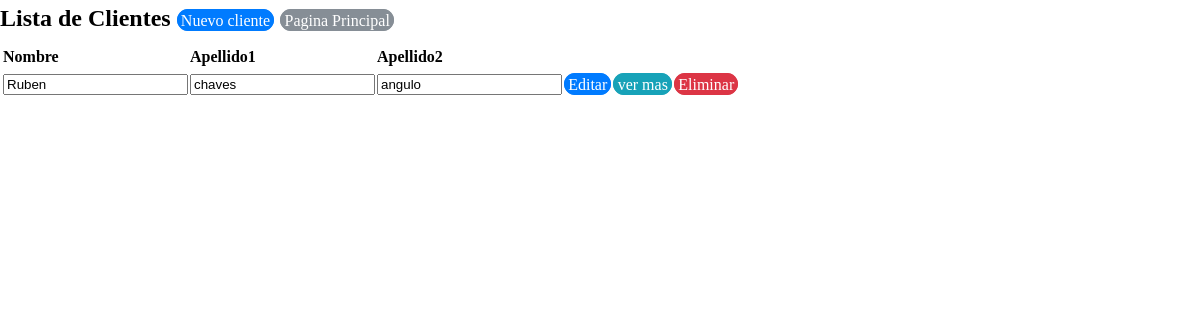
The page /view/registrocliente/RegistroCliente.php on the database as committed earlier.
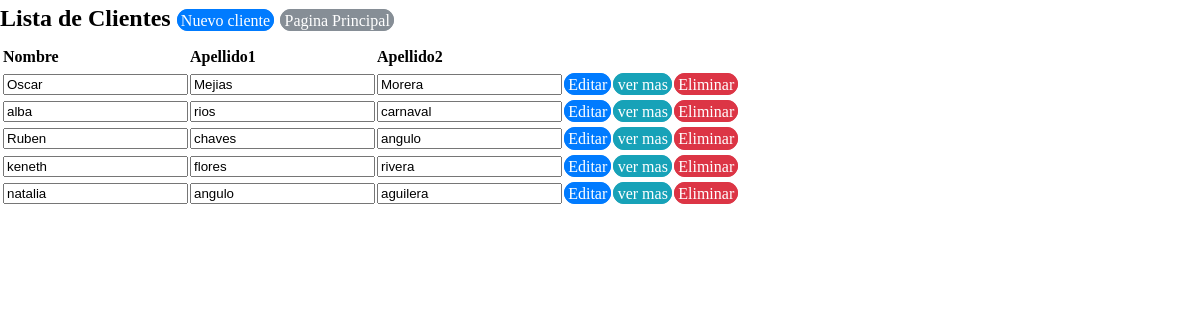
The same page on the database as committed later.
### tables this page shows
CREATE TABLE `tbclientes` (
  `clienteid` int(20) NOT NULL,
  `personaid` varchar(20) NOT NULL,
  `clientedireccionexacta` varchar(200) NOT NULL,
  `clientedescuento` double NOT NULL,
  `clienteacumulado` int(11) NOT NULL,
  `clienteestado` tinyint(1) NOT NULL
);

CREATE TABLE `tbpersonas` (
  `personaid` int(20) NOT NULL,
  `personanombre` varchar(20) NOT NULL,
  `personaapellido1` varchar(20) NOT NULL,
  `personaapellido2` varchar(20) NOT NULL,
  `personatelefono` int(11) NOT NULL,
  `personacorreo` varchar(50) NOT NULL,
  `zonaid` varchar(20) NOT NULL,
  `personaestado` tinyint(1) NOT NULL
);

### business/clientebusiness/clienteBusiness.php (called while the page is built, shortened)
<?php
class clienteBusiness {
   private $DataCliente;
    public function clienteBusiness() {
        require_once '../../data/datacliente/DataCliente.php';
        $this->DataCliente= new DataCliente();
    }
    public function mostrarClientes() {
        return $this->DataCliente->mostrarClientes();
    }
}
?>

### data/datacliente/DataCliente.php (called while the page is built, shortened)
<?php
class DataCliente {
        private $conexion;
    function DataCliente() {
        include_once '../../data/dbconexion/Conexion.php';
        $this->conexion = new Conexion();
    }
    public function mostrarClientes() {
        if ($this->conexion->crearConexion()->set_charset('utf8')) {
            $array = array();
            $mostrarclientes = $this->conexion->crearConexion()->query("SELECT *
                FROM tbclientes e
                INNER JOIN tbpersonas p ON e.personaid= p.personaid
                INNER JOIN tbzonas z ON p.zonaid= z.zonaid
                WHERE e.personaid=p.personaid AND e.clienteestado=1;");
            $this->conexion->cerrarConexion();
            while ($resultado = $mostrarclientes->fetch_assoc()) {
                array_push($array, $resultado);
            }
            return $array;
        }
    }
}
?>

### data/dbconexion/Conexion.php (called while the page is built, shortened)
<?php
class Conexion {
    private $server;
    private $user;
    private $password;
    private $dbname;
    function Conexion(){
        $this->server = "localhost";
        $this->user = "root";
        $this->password = "";
        $this->dbname = "bdexpressdjb";
    }
    function crearConexion(){
        $this->conexion  = mysqli_connect($this->server,$this->user,$this->password,$this->dbname);
        return $this->conexion;
    }
}

### view/registrocliente/RegistroCliente.php (the view, shortened to what this page needs)
<!DOCTYPE html>
<head>
    <link rel="stylesheet" href="../../css/estilo.css">
    <?php
    include '../../business/clientebusiness/clienteBusiness.php';
    ?>
</head>
<body>
    <?php
    $clienteBusiness = new clienteBusiness();
    $allBusiness = $clienteBusiness->mostrarClientes();
    ?>
    <h2>
        Lista de Clientes
        <a href="?action=registrar" class="btn btn-primary"> Nuevo cliente</a>
        <a href="../ventanaprincipalview/VentanaPrincipalView.php" class="btn btn-secondary">Pagina Principal</a>
    </h2>
    <form  action="RegistroCliente.php" method="Post">
        <table>
            <thead>
                <tr><th></th>
                    <th>Nombre</th>
                    <th >Apellido1</th>
                    <th >Apellido2</th>
                </tr>
            </thead>
            <?php foreach ($allBusiness as $current): ?>
                <tr>
                    <th><input type="hidden" name="clienteid" class="clienteid" value="<?php echo $current['clienteid']; ?>"/> </th>
                    <th><input type="text" name="personanombre" class="personanombre" value="<?php echo $current['personanombre']; ?>"/> </th>
                    <th><input type="text" name="personaapellido1" class="personaapellido1" value="<?php echo $current['personaapellido1']; ?>"/> </th>
                    <th><input type="text" name="personaapellido2" class="personaapellido2" value="<?php echo $current['personaapellido2']; ?>"/> </th>
                    <td><a href="?action=editar&id=<?php echo $current['clienteid']; ?> " class="btn btn-primary">Editar</a></td>
                    <td><a href="?action=ver&id=<?php echo $current['clienteid']; ?> "class="btn btn-info">ver mas</a></td>
                    <td><a href="?action=eliminar&id=<?php echo $current['clienteid']; ?> "class="btn btn-danger">Eliminar</a></td>
                </tr>
            <?php endforeach ?>
        </table>
    </form>
</body>
</html>

### css/estilo.css (style rules this page uses)
body { margin: 0; font-family: verdana; font-size: 1rem; font-weight: normal; line-height: 1.5; color: black; background-color: window; }
h1, h2, h3, h4, h5, h6 { margin-top: 0; margin-bottom: .5rem; }
a { color: blue; text-decoration: none; background-color: transparent; -webkit-text-decoration-skip: objects; }
table { border-collapse: collapse; }
th { text-align: left; }
.btn { font-weight: normal; text-align: center; white-space: nowrap; vertical-align: middle; border: 1px solid transparent; padding: 0.1rem 0.2rem; font-size: 1rem; line-height: 1.5; border-radius: 0.70rem; transition: all 0.15s ease-in-out; }
.btn-primary { color: #fff; background-color: #007bff; border-color: #007bff; }
.btn-secondary { color: #fff; background-color: #868e96; border-color: #868e96; }
.btn-info { color: #fff; background-color: #17a2b8; border-color: #17a2b8; }
.btn-danger { color: #fff; background-color: #dc3545; border-color: #dc3545; }

Rows that differ between the two databases and show on the page:
now on this page (row edited): tbclientes: personanombre "Oscar", personaapellido1 "Mejias", personaapellido2 "Morera"
now on this page (row edited): tbclientes: personanombre "alba", personaapellido1 "rios", personaapellido2 "carnaval"
now on this page (row edited): tbclientes: personanombre "keneth", personaapellido1 "flores", personaapellido2 "rivera"
added tbclientes: personanombre "natalia", personaapellido1 "angulo", personaapellido2 "aguilera"
